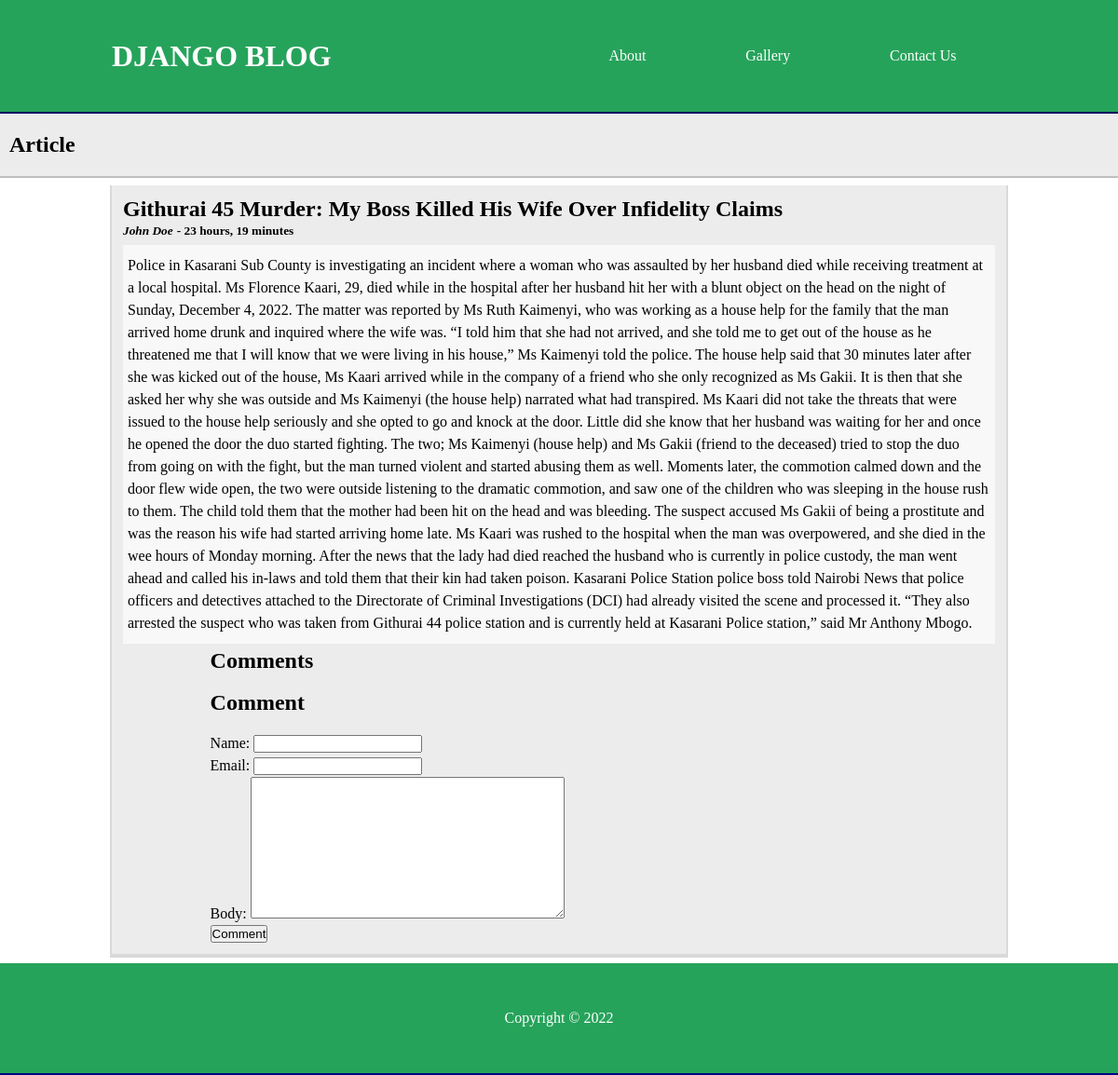
The app's page /githurai-45-murder-my-boss-killed-his-wife-over-infidelity-claims/, older data.
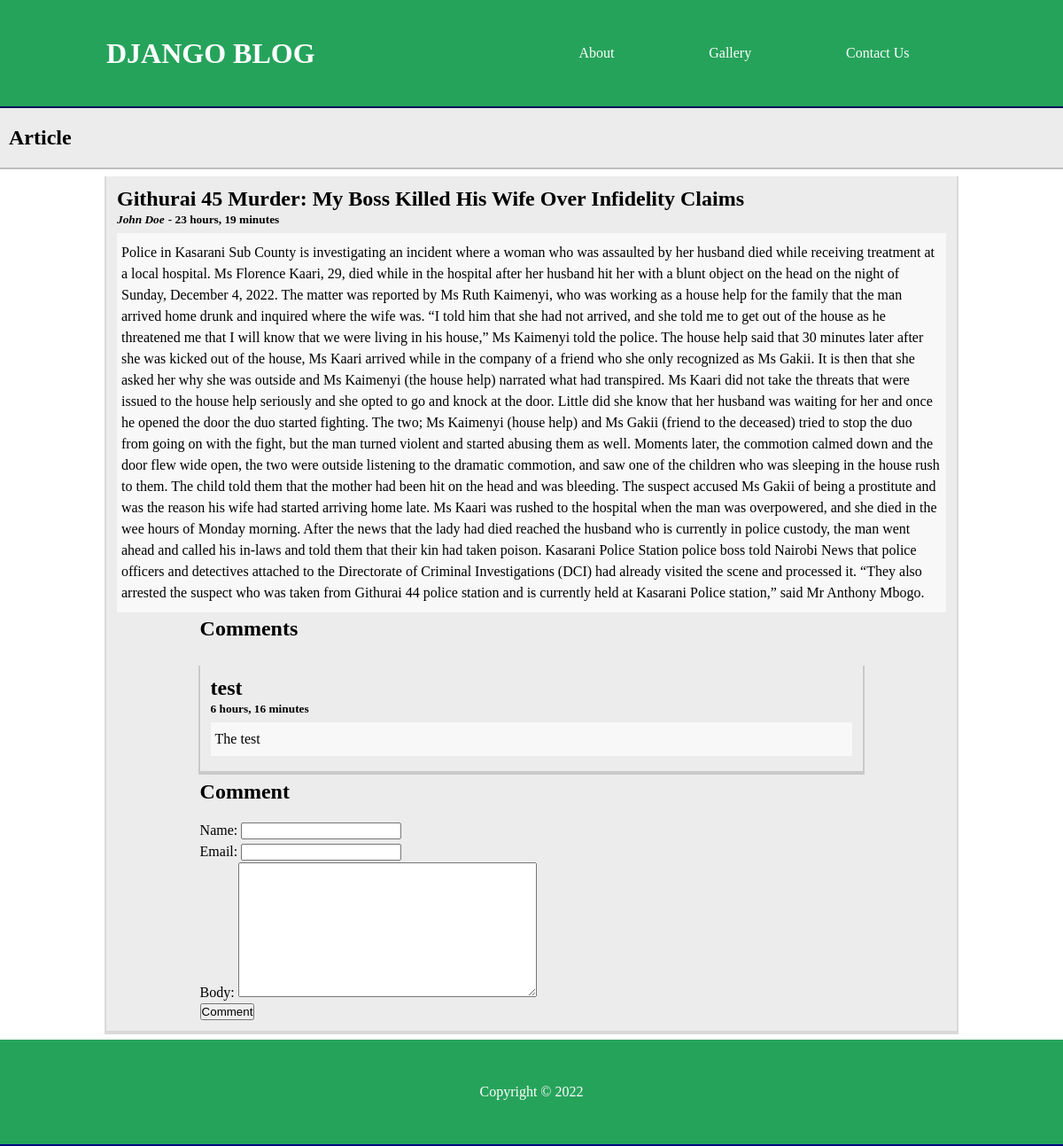
The same page, newer data.
### Post/models.py (models this page shows, shortened)
class Post(models.Model):
    title = models.CharField(max_length=200)
    slug = models.CharField(max_length=200)
    body = models.TextField()
    created_at = models.DateTimeField(auto_now_add=True)
    class Meta:
        ordering = ('-created_at',)

class Comment(models.Model):
    post = models.ForeignKey(Post, related_name='comments', on_delete=models.CASCADE)
    name = models.CharField(max_length=200)
    email = models.EmailField()
    body = models.TextField()
    created_at = models.DateTimeField(auto_now_add=True)
    class Meta:
        ordering = ('-created_at',)

### Post/views.py (the view)
# urls.py: path("<slug:slug>/", views.show, name="show"),
def show(request, slug):
    post = get_object_or_404(Post, slug = slug)
    if request.method == 'POST':
        form = CommentForm(request.POST)
        if form.is_valid():
            comment = form.save(commit=False)
            comment.post = post
            form.save()
            return redirect('show', slug = slug)
    else:
        form = CommentForm()
    return render(request, 'show.html', {"post": post, "form": form})

### Post/forms.py
class CommentForm(forms.ModelForm):
    class Meta:
        model = Comment
        fields = ('name', 'email', 'body')

### Post/templates/show.html (shortened to what this page needs)
{% extends 'app.html' %}
  {% block content %}
  <div class="main-card">
    <div class="main-card-header">
      <h2>Article</h2>
    </div>
    <div class="container">
      <div class="card">
        <div class="card-header">
          <h2>{{post.title | title}}</h2>
          <small class="author"><a href="">John Doe</a></small>
          <small> - {{post.created_at | timesince}}</small>
        </div>
        <div class="card-body">
          <p>{{ post.body }}</p>
        </div>
        <div class="card-footer">
          <div class="container">
            <h2>Comments</h2>
            <br />
            {% for comment in post.comments.all %}
            <div class="card">
              <div class="card-header">
                <h2>{{comment.name}}</h2>
                <small> {{comment.created_at | timesince}}</small>
              </div>
              <div class="card-body">{{comment.body}}</div>
            </div>
            {% endfor %}
          </div>
          <div class="container">
            <h2>Comment</h2>
            <br />
            <form method="POST">
              {% csrf_token %} {{form.as_p}}
              <button>Comment</button>
            </form>
          </div>
        </div>
      </div>
    </div>
  </div>
  {% endblock content %}

### templates/app.html (shortened to what this page needs)
<!DOCTYPE html>
{% load static %}
<html lang="en">
  <head>
    <link rel="stylesheet" href="{% static 'css/styles.css' %}" />
  </head>
  <body>
    <header>
      <div class="container">
        <h1><a href="{% url 'index' %}">Django Blog</a></h1>
        <ul class="nav">
          <li><a href="">About</a></li>
          <li><a href="">Gallery</a></li>
          <li><a href="">Contact Us</a></li>
        </ul>
      </div>
    </header>
    <section id="main">{% block content %} {% endblock%}</section>
    <footer>
      <div class="container">
        <p>Copyright &copy; {% now "Y" %}</p>
      </div>
    </footer>
  </body>
</html>

### static/css/styles.css (style rules this page uses)
* { margin: 0; padding: 0; box-sizing: border-box; }
html { font-size: 62.5%; }
body { font-size: 1.6rem; }
p { line-height: 1.5; }
ul { list-style-type: none; }
a { text-decoration: none; }
.container { width: 80%; margin: auto; }
header, footer { background-color: #26a35b; border-bottom: 2px solid navy; }
header > .container, footer { display: flex; min-height: 12rem; align-items: center; justify-content: space-between; }
header h1 { text-transform: uppercase; }
header h1 > a { color: #fff; }
.nav { display: flex; justify-content: space-around; width: 50%; }
.nav li { padding: 2rem; cursor: pointer; }
.nav a { color: #fff; }
.main-card-header { background-color: #ececec; display: flex; justify-content: space-between; align-items: center; padding: 2rem 1rem; box-shadow: 0 0 0 2px rgba(0, 0, 0, 0.25); }
.main-card-header h2 { font-weight: 700; }
.card { background-color: #ececec; margin: 1rem 0; padding: 1.2rem; box-shadow: 0 2px 0 2px rgba(0, 0, 0, 0.15); }
.card-header a { color: #000; }
small { font-weight: 700; line-height: 1.5; }
.author { font-style: italic; color: #999; }
.card-body { background-color: #f8f8f8; padding: 1rem 0.5rem; margin: 0.5rem 0; }
footer p { color: #fff; text-align: center; }

Row changes from the older to the newer data that the page shows:
added Comment: name "test", created_at "6 hours, 16 minutes", body "The test"
